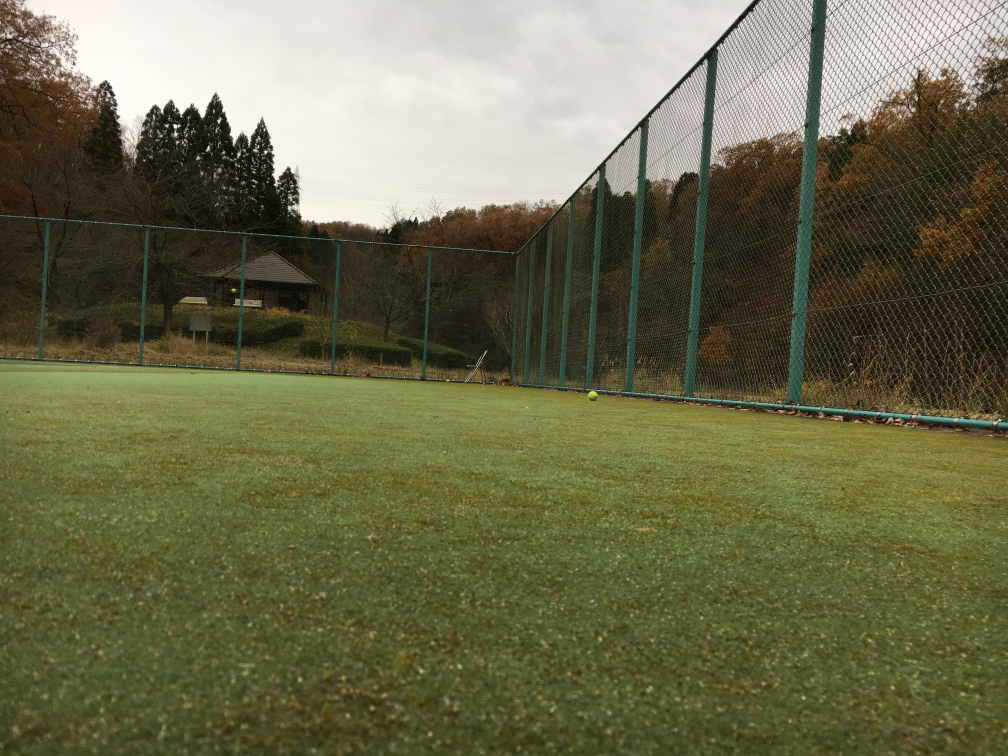
#> input picture images/IMG_1519.jpg, 4032 x 3024 px (shown at 1/4 size)
$ python hoge.py
#> lines starting #> are read from the running program, lines starting #| are printed output that depends on the picture; after the words box and inside, x2 and y2 are one past the last pixel; in counts of white or black regions, pixels touching at a corner belong together
import cv2
import numpy as np

img=cv2.imread("images/IMG_1519.jpg")
#> img is the input picture: shape (3024, 4032, 3); mean B, G, R 76.7, 106.9, 107.7
print("shape:",img.shape)
#| shape: (3024, 4032, 3)
height, width, channels = img.shape[:3]
#> height = 3024; width = 4032; channels = 3
size=(640,480)
img=cv2.resize(img,size)
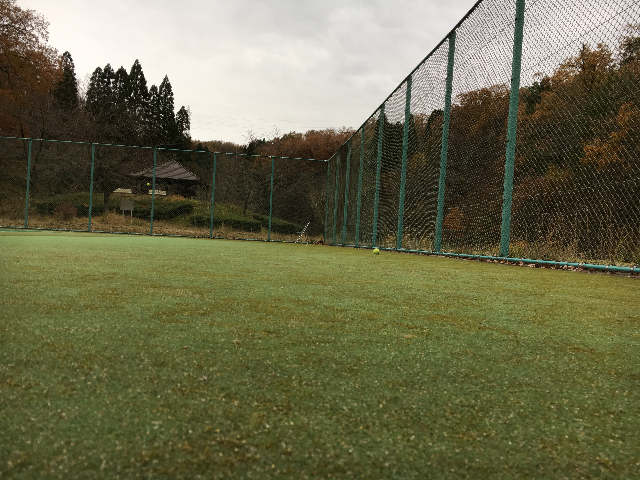
#> img: shape (480, 640, 3); mean B, G, R 76.6, 106.8, 107.6

hsv=cv2.cvtColor(img,cv2.COLOR_BGR2HSV)
#> hsv: shape (480, 640, 3); mean H, S, V 28.2, 102.9, 110.4
px=hsv[179,149]
#> px = [30, 255, 5]
print("hsv:",px)
#| hsv: [ 30 255   5]
cv2.imshow("hoge",hsv)
k=cv2.waitKey(0)
#> (key Esc is pressed here)

#	cvInRangeS(hsv, cvScalar(0.11*256, 0.60*256, 0.20*256, 0),
#	                cvScalar(0.14*256, 1.00*256, 1.00*256, 0), mask);

# 黄色いボールについてはこれでかなりいける
#l= (0.11*256, 0.60*256, 0.20*256)
#u=(0.14*256, 1.00*256, 1.00*256)

l= (0.11*256, 0.40*256, 0.20*256)
u=(0.16*256, 1.00*256, 1.00*256) # 0.16がいいかなぁ


#l = (0.11*25640, 10, 5)
#u = (90, 255, 255)
mask=cv2.inRange(hsv,l,u)
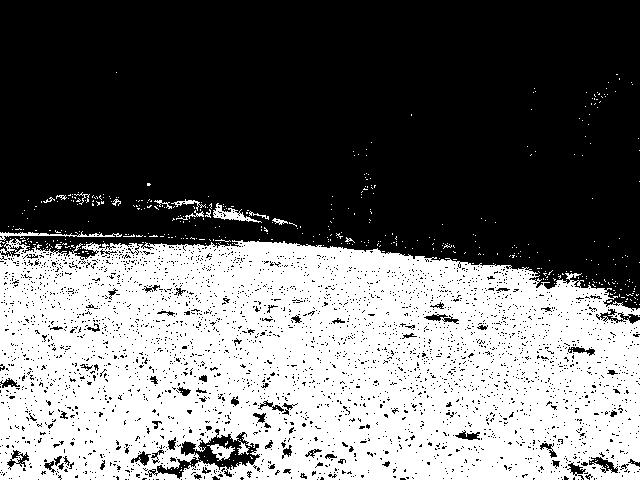
#> mask: shape (480, 640); 42.8% white; 461 white regions (444 under 20 px), largest, box (x1, y1, x2, y2) and area: (0, 238, 640, 480) 129054, (0, 231, 122, 241) 321, (213, 203, 262, 223) 317
mask=cv2.erode(mask,None,iterations=2)
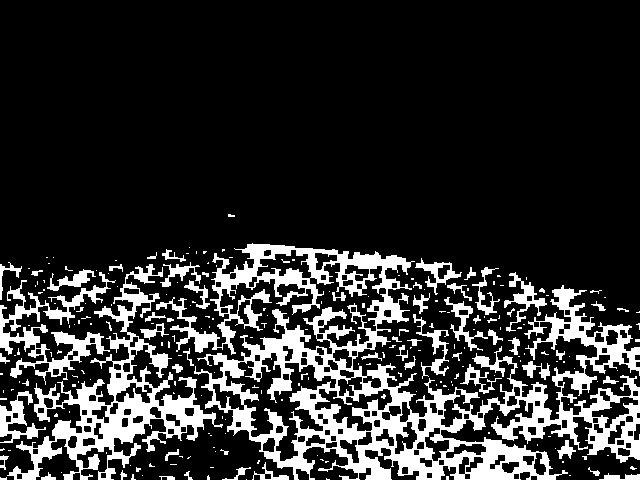
#> mask: shape (480, 640); 18.1% white; 238 white regions (176 under 20 px), largest, box (x1, y1, x2, y2) and area: (156, 243, 640, 480) 33573, (7, 264, 223, 480) 9883, (0, 272, 116, 385) 3347
#mask=cv2.dilate(mask,None,iterations=1)
cv2.imshow("hoge",mask)
k=cv2.waitKey(0)
#> (key Esc is pressed here)

cv2.imwrite("mask.jpg",mask)

cv2.destroyAllWindows()

$ run again, with images/IMG_1493.jpg copied over images/IMG_1519.jpg
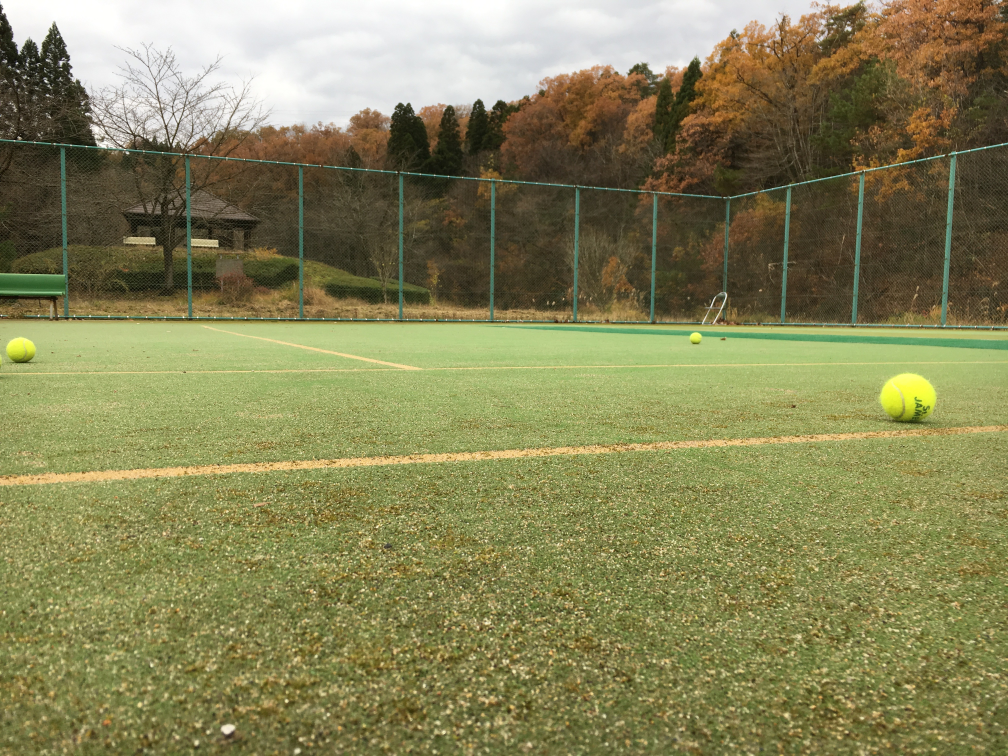
#> input picture images/IMG_1493.jpg, 4032 x 3024 px (shown at 1/4 size)
#> img is the input picture: shape (3024, 4032, 3); mean B, G, R 87.8, 131.3, 133.8
#| shape: (3024, 4032, 3)
#> img: shape (480, 640, 3)
#> hsv: shape (480, 640, 3); mean H, S, V 32.3, 103.8, 137.6
#> px = [16, 152, 77]
#| hsv: [ 16 152  77]
#> `mask=cv2.inRange(hsv,l,u)`:
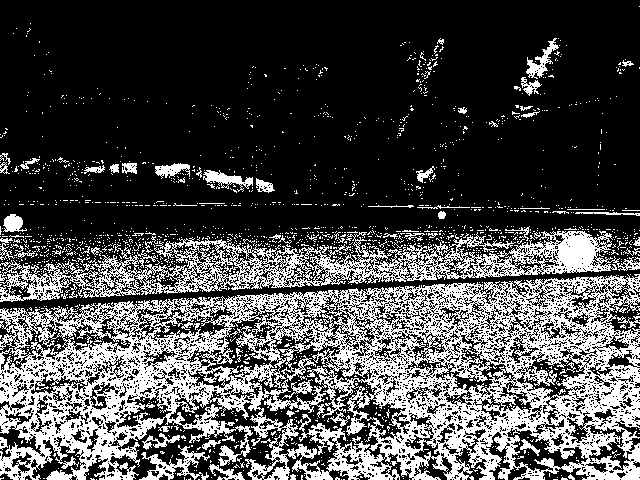
#> mask: shape (480, 640); 29.2% white; 1840 white regions (1765 under 20 px), largest, box (x1, y1, x2, y2) and area: (0, 274, 640, 480) 64996, (0, 231, 640, 302) 13902, (139, 445, 210, 480) 820
#> `mask=cv2.erode(mask,None,iterations=2)`:
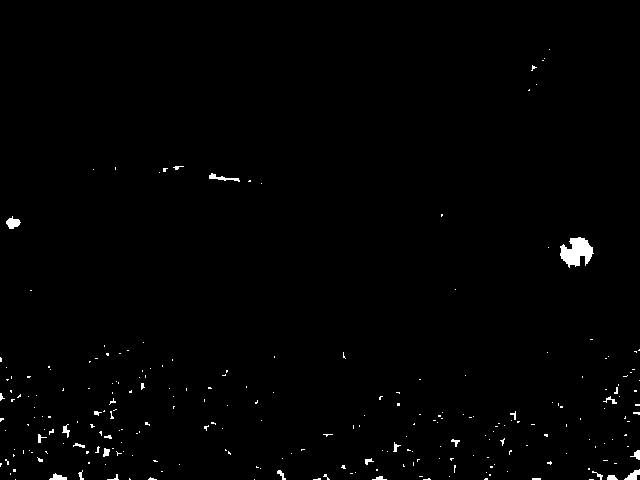
#> mask: shape (480, 640); 0.86% white; 248 white regions (223 under 20 px), largest, box (x1, y1, x2, y2) and area: (560, 237, 594, 268) 649, (6, 216, 21, 229) 117, (209, 173, 240, 182) 100
